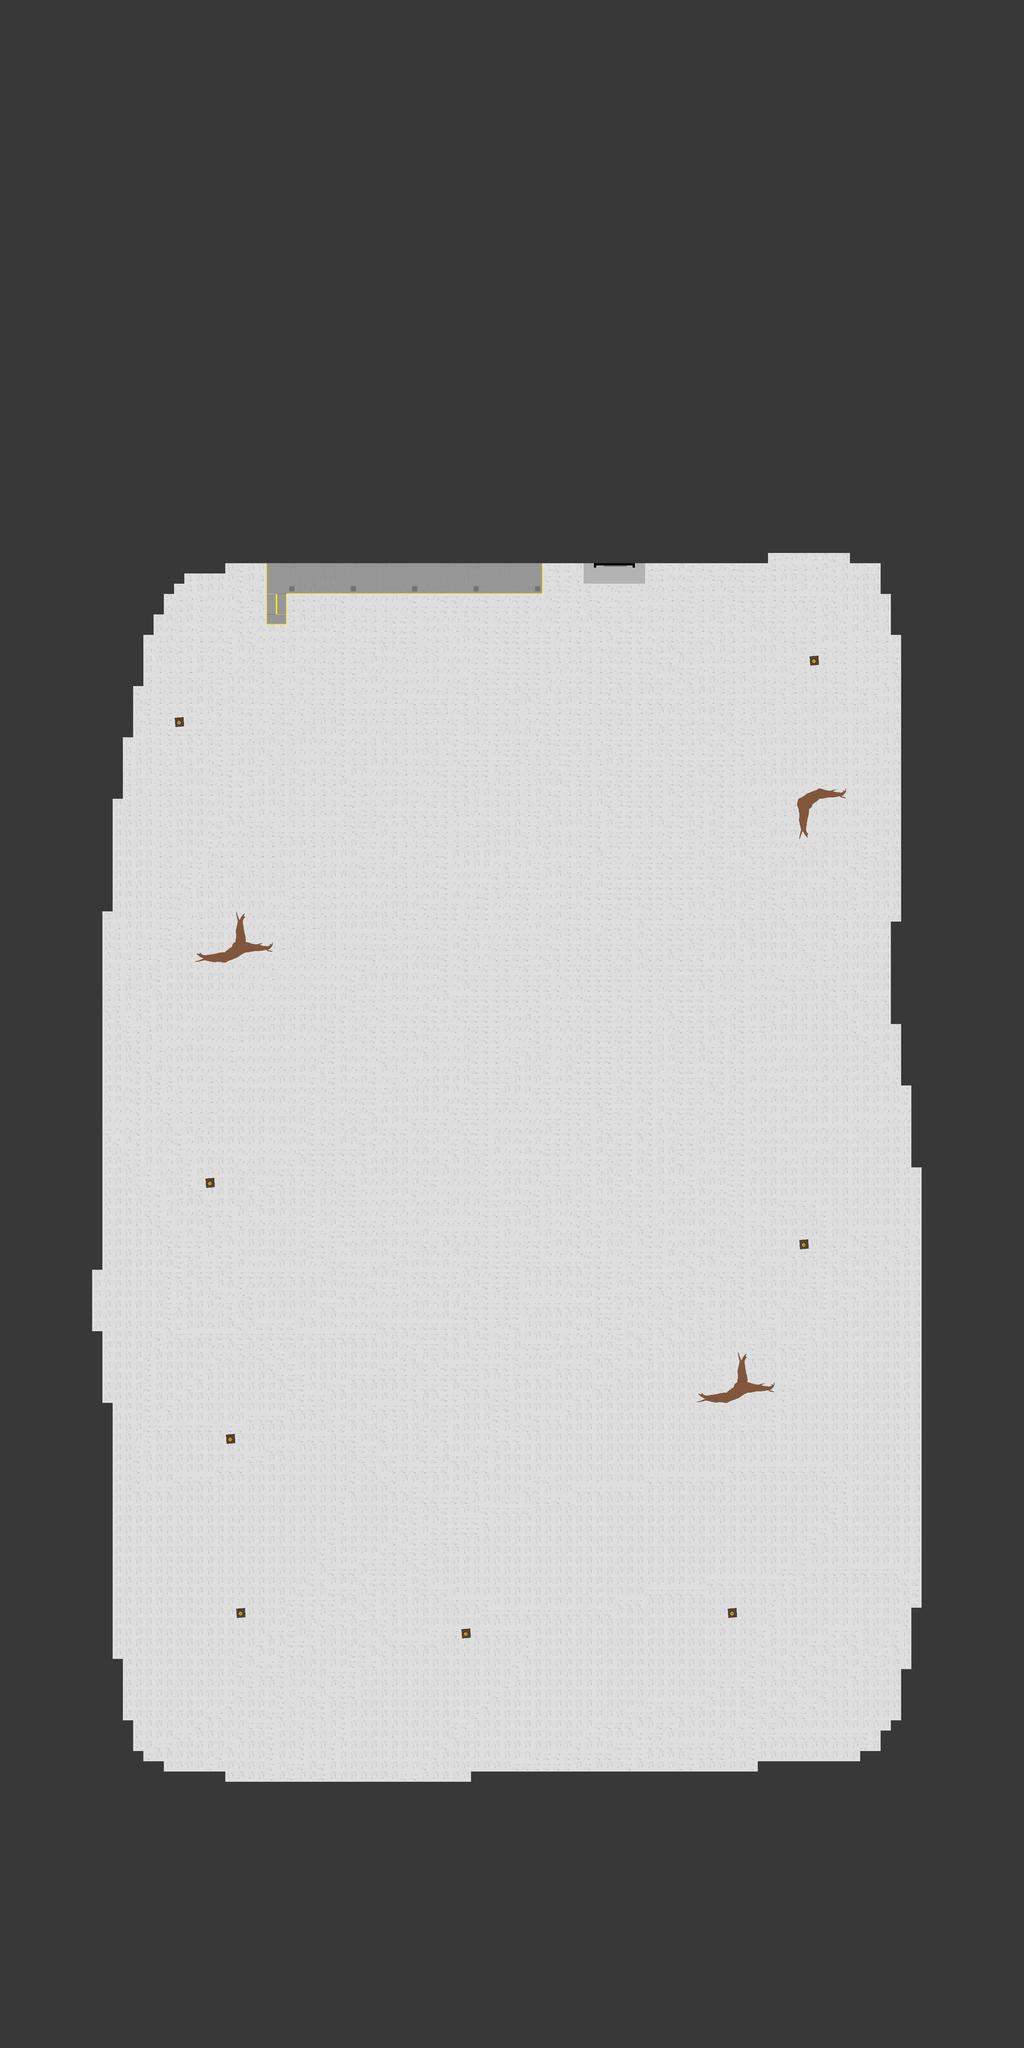

A level layout from a 2D game, rendered from its tile map. Below: a short description, then the map file with tile-grid data replaced by summaries:
An orthogonal 100x200 tile map with 32x32 px tiles, 5 tile layers (dropship, background, walls, overhead, ...), 1 hidden layer not drawn, 18 tilesets.

<map version="1.10" tiledversion="1.10.2" orientation="orthogonal" renderorder="right-down" width="100" height="200" tilewidth="32" tileheight="32" infinite="0" nextlayerid="8" nextobjectid="1">
 <tileset firstgid="1" source="background.tsx" />
 <tileset firstgid="5" name="walls" tilewidth="32" tileheight="32" tilecount="1" columns="1">
  <image source="wall.png" width="32" height="32" />
 </tileset>
 <tileset firstgid="6" source="entrance_walls.tsx" />
 <tileset firstgid="7" source="main.tsx" />
 <tileset firstgid="8" name="grey_background" tilewidth="16" tileheight="16" tilecount="1" columns="1">
  <image source="darker_grey_background.png" width="16" height="16" />
 </tileset>
 <tileset firstgid="9" source="large dark grey.tsx" />
 <tileset firstgid="10" source="comp_background.tsx" />
 <tileset firstgid="11" source="sell_area.tsx" />
 <tileset firstgid="12" source="branch.tsx" />
 <tileset firstgid="27" source="sideb.tsx" />
 <tileset firstgid="28" source="sidec.tsx" />
 <tileset firstgid="29" source="stiars.tsx" />
 <tileset firstgid="30" source="sider.tsx" />
 <tileset firstgid="31" source="noside.tsx" />
 <tileset firstgid="32" source="titan_background.tsx" />
 <tileset firstgid="36" source="post.tsx" />
 <tileset firstgid="37" source="main_entrance_sprite.tsx" />
 <tileset firstgid="41" source="bell.tsx" />
 <layer id="5" name="dropship" width="100" height="200">
  <data>[20000 cells, 1 non-empty, 1 distinct tile ids]</data>
 </layer>
 <layer id="4" name="background" width="100" height="200">
  <data>[20000 cells, 20000 non-empty, 6 distinct tile ids]</data>
 </layer>
 <layer id="3" name="entrance" width="100" height="200" visible="0">
  <data>[20000 cells, 40 non-empty, 1 distinct tile ids]</data>
 </layer>
 <layer id="2" name="walls" width="100" height="200">
  <data>[20000 cells, 1373 non-empty, 6 distinct tile ids]</data>
 </layer>
 <layer id="6" name="overhead" width="100" height="200">
  <data>[20000 cells, 124 non-empty, 19 distinct tile ids]</data>
 </layer>
 <layer id="7" name="spawn_regions" width="100" height="200">
  <data>[20000 cells, 8 non-empty, 1 distinct tile ids]</data>
 </layer>
</map>
